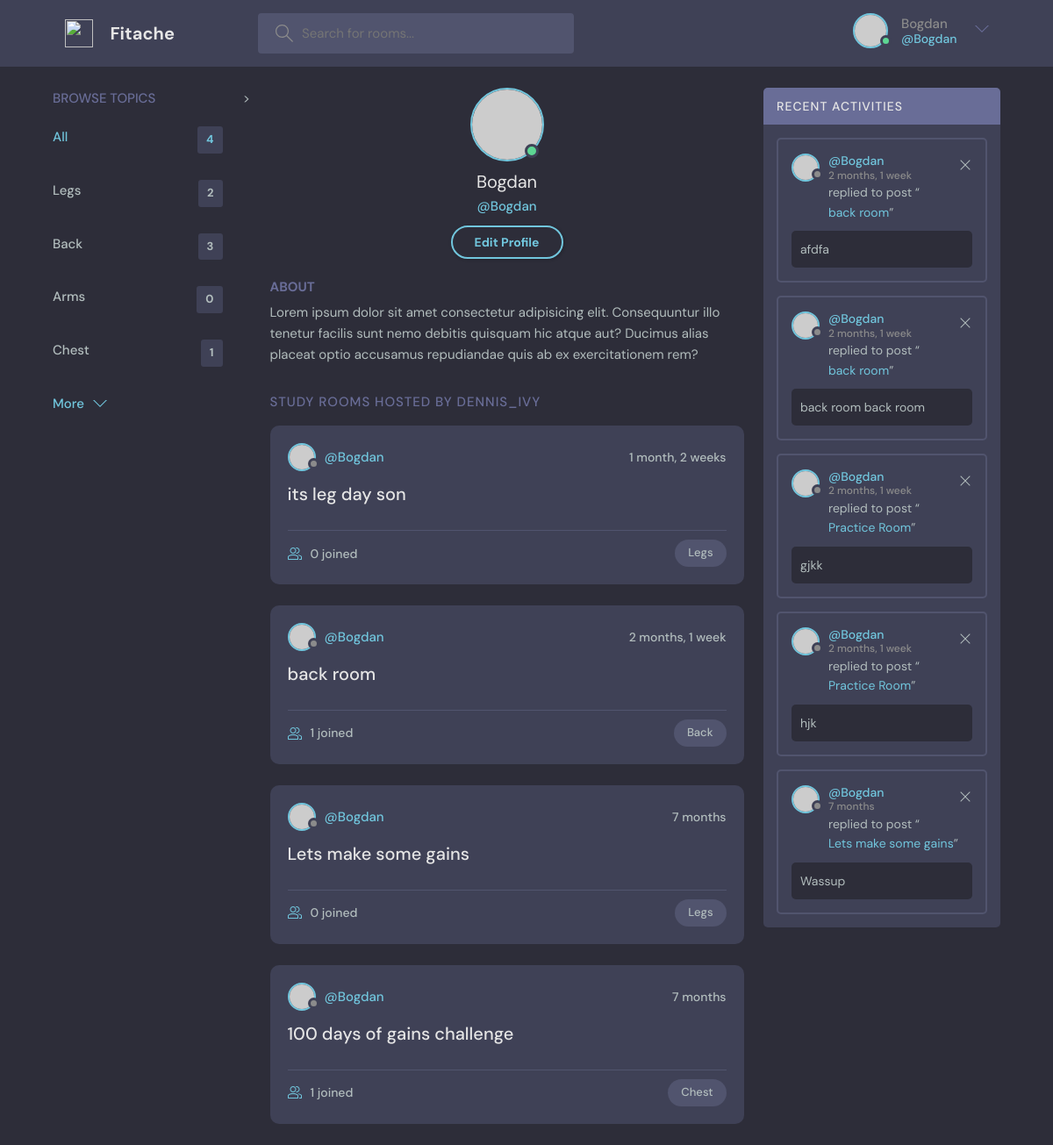
/profile/1 (signed in), run on an earlier commit of the app's database.
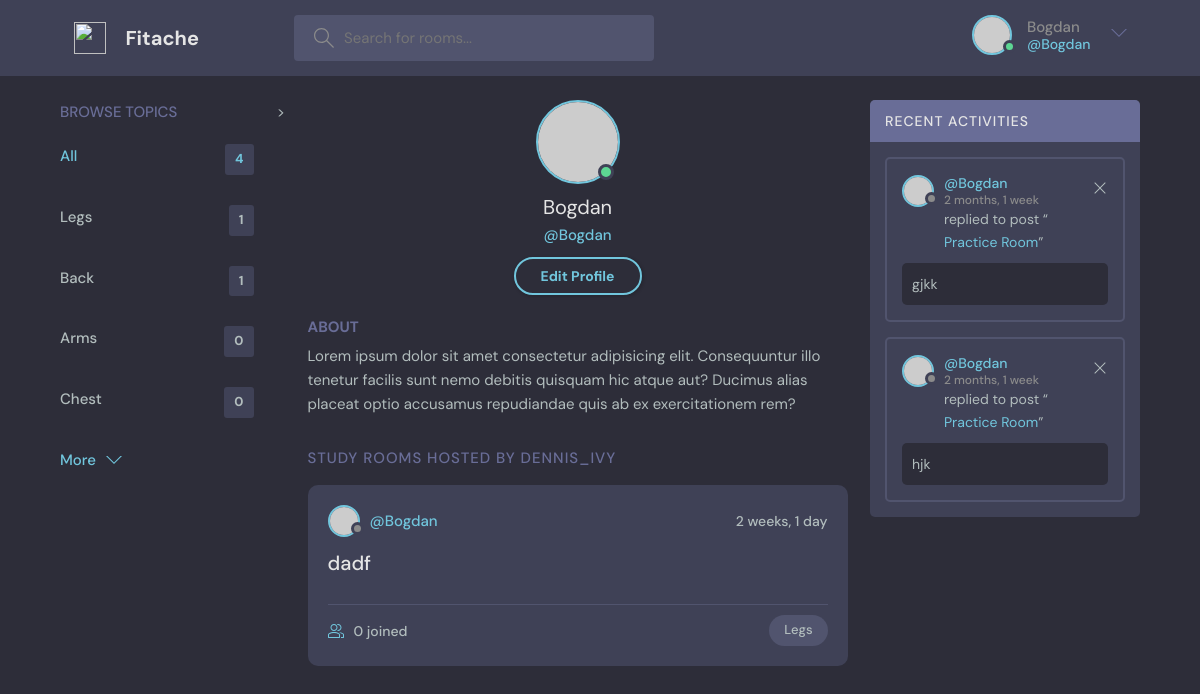
And on a later commit of the database.
### base/models.py (models this page shows, shortened)
class Topic(models.Model):
  name = models.CharField(max_length=200)

class Room(models.Model):
  host =  models.ForeignKey(User, on_delete = models.SET_NULL, null = True)
  topic = models.ForeignKey(Topic, on_delete = models.SET_NULL, null = True)
  name = models.CharField(max_length=200) #max_length required
  description = models.TextField(null = True, blank = True) #null is default False , true means it can be blank
  participants = models.ManyToManyField(User, related_name='participants', blank=True) #related name needed because we already use User above
  updated = models.DateTimeField(auto_now=True) #when save is called, take timestamp
  created = models.DateTimeField(auto_now_add=True) #takes timestamp when created
  class Meta:
    ordering = ['-updated', '-created'] #dash creates it in descending order

class Message(models.Model):
  user = models.ForeignKey(User, on_delete=models.CASCADE)
  room = models.ForeignKey(Room, on_delete = models.CASCADE ) #when room gets deleted, all children get deleted
  body = models.TextField()
  updated = models.DateTimeField(auto_now=True) #when save is called, take timestamp
  created = models.DateTimeField(auto_now_add=True) #takes timestamp when created
  class Meta:
    ordering = ['-updated', '-created'] #dash creates it in descending order

### base/views.py (the view)
def userProfile(request, pk): #pk = primary key
    user = User.objects.get(id=pk) #gets user by id
    rooms = user.room_set.all() # gets all the child rooms of user by using the '(child)_set.all()'
    room_messages = user.message_set.all()
    topics = Topic.objects.all()
    context = {'user' : user, 'rooms' : rooms, 'room_messages' : room_messages, 'topics' : topics}
    return render(request, 'base/profile.html', context)

### base/templates/base/profile.html
{% extends 'main.html' %}
{% block content %}
  <main class="profile-page layout layout--3">
    <div class="container">
      {% include 'base/topics_component.html' %}>
      <div class="roomList">
        <div class="profile">
          <div class="profile__avatar">
            <div class="avatar avatar--large active">
              <img src="https://randomuser.me/api/portraits/men/11.jpg" />
            </div>
          </div>
          <div class="profile__info">
            <h3>{{ user.username }}</h3>
            <p>@{{ user.username }}</p>
            <a href="#" class="btn btn--main btn--pill">Edit Profile</a>
          </div>
          <div class="profile__about">
            <h3>About</h3>
            <p>
              Lorem ipsum dolor sit amet consectetur adipisicing elit. Consequuntur illo tenetur
              facilis sunt nemo debitis quisquam hic atque aut? Ducimus alias placeat optio
              accusamus repudiandae quis ab ex exercitationem rem?
            </p>
          </div>
        </div>
        <div class="roomList__header">
          <div>
            <h2>Study Rooms Hosted by dennis_ivy</a>
            </h2>
          </div>
        </div>
        {% include 'base/feed_component.html' %}
      </div>
      {% include 'base/activity_component.html' %}
    </div>
  </main>
{% endblock content %}

### templates/main.html (shortened to what this page needs)
<!DOCTYPE html>
{% load static %}
<html lang="en">
  <head>
    <link rel="stylesheet" href="{% static 'styles/style.css' %}" />
  </head>
  <body>
    {% include 'navbar.html' %}
    {% block content %}
    {% endblock content %}
  </body>
</html>

### templates/navbar.html (shortened to what this page needs)
<header class="header header--loggedIn">
  <div class="container">
    <a href="{% url 'home' %}" class="header__logo">
      <img src="assets/logo.svg" />
      <h1>Fitache</h1>
    </a>
    <form class="header__search" method = "GET" action = "{% url 'home' %}">
      <label>
        <input name = "q" placeholder="Search for rooms..." />
      </label>
    </form>
    <nav class="header__menu">
      {% if request.user.is_authenticated %}
      <div class="header__user">
        <a href="profile.html">
          <div class="avatar avatar--medium active">
            <img src="https://randomuser.me/api/portraits/men/37.jpg" />
          </div>
          <p>{{request.user.username}} <span>@{{request.user.username}}</span></p>
        </a>
        <button class="dropdown-button">
          <svg
            version="1.1"
            xmlns="http://www.w3.org/2000/svg"
            width="32"
            height="32"
            viewBox="0 0 32 32"
          >
            <title>chevron-down</title>
            <path d="M16 21l-13-13h-3l16 16 16-16h-3l-13 13z"></path>
          </svg>
        </button>
      </div>
      {% else %}
      <a href="{% url 'login' %}">
        <img src="./assets/avatar.svg" />
        <p>Login</p>
      </a>
      {% endif %}
    </nav>
  </div>
</header>

### base/templates/base/topics_component.html
<div class="topics">
  <div class="topics__header">
    <h2>Browse Topics</h2>
  </div>
  <ul class="topics__list">
    <li>
      <a href="{% url 'home' %}" class="active">All <span>{{ topics.count }}</span></a>
    </li>
    {% for topic in topics  %}
    <li>
      <a href="{% url 'home' %}?q={{topic.name}}">{{topic.name}} <span>{{topic.room_set.all.count}}</span></a>
    </li>
    {% endfor %}
  </ul>
  <a class="btn btn--link" href="topics.html">
    More
    <svg version="1.1" xmlns="http://www.w3.org/2000/svg" width="32" height="32" viewBox="0 0 32 32">
      <title>chevron-down</title>
      <path d="M16 21l-13-13h-3l16 16 16-16h-3l-13 13z"></path>
    </svg>
  </a>
</div>

### base/templates/base/feed_component.html (shortened to what this page needs)
{% for room in rooms %}
<div class="roomListRoom">
  <div class="roomListRoom__header">
    <a href="{% url 'user-profile' room.host.id %}" class="roomListRoom__author">
      <div class="avatar avatar--small">
        <img src="https://randomuser.me/api/portraits/women/11.jpg" />
      </div>
      <span>@{{ room.host.username }}</span>
    </a>
    <div class="roomListRoom__actions">
      <span>{{ room.created|timesince }}</span>
    </div>
  </div>
  <div class="roomListRoom__content">
    <a href="{% url 'room' room.id %}"> {{room.name}} </a>
  </div>
  <div class="roomListRoom__meta">
    <a href="{% url 'room' room.id %}" class="roomListRoom__joined">
      {{ room.participants.all.count }} joined
    </a>
    <p class="roomListRoom__topic">{{ room.topic.name }}</p>
  </div>
</div>
{% endfor %}

### base/templates/base/activity_component.html
<div class="activities">
  <div class="activities__header">
    <h2>Recent Activities</h2>
  </div>
  {% for message in room_messages %}
  <div class="activities__box">
    <div class="activities__boxHeader roomListRoom__header">
      <a href="{% url 'user-profile' message.user.id %}" class="roomListRoom__author">
        <div class="avatar avatar--small">
          <img src="https://randomuser.me/api/portraits/women/11.jpg" />
        </div>
        <p>
          @{{message.user}}
          <span> {{ message.created|timesince }}</span>
        </p>
      </a>
      {% if request.user == message.user %}
      <div class="roomListRoom__actions">
        <a href="{% url 'delete-message' message.id %}">
          <svg version="1.1" xmlns="http://www.w3.org/2000/svg" width="32" height="32" viewBox="0 0 32 32">
            <title>remove</title>
            <path
              d="M27.314 6.019l-1.333-1.333-9.98 9.981-9.981-9.981-1.333 1.333 9.981 9.981-9.981 9.98 1.333 1.333 9.981-9.98 9.98 9.98 1.333-1.333-9.98-9.98 9.98-9.981z"
            ></path>
          </svg>
        </a>
      </div>
      {% endif %}
    </div>
    <div class="activities__boxContent">
      <p>replied to post “<a href="{% url 'room' message.room.id %}">{{message.room.name}}</a>”</p>
      <div class="activities__boxRoomContent">
        {{message.body}}
      </div>
    </div>
  </div>
  {% endfor %}
</div>

What changed in the data, as far as the page shows it:
removed Room: host.username "Bogdan", created "1 month, 2 weeks", name "its leg day son", participants.all.count "0", topic.name "Legs"
removed Room: host.username "Bogdan", created "2 months, 1 week", name "back room", participants.all.count "1", topic.name "Back"
removed Room: host.username "Bogdan", created "7 months", name "Lets make some gains", participants.all.count "0", topic.name "Legs"
removed Room: host.username "Bogdan", created "7 months", name "100 days of gains challenge", participants.all.count "1", topic.name "Chest"
removed Message: user "Bogdan", created "2 months, 1 week", room.name "back room", body "afdfa"
removed Message: user "Bogdan", created "2 months, 1 week", room.name "back room", body "back room back room"
removed Message: user "Bogdan", created "7 months", room.name "Lets make some gains", body "Wassup"
computed for Topic "Legs": room_set.all.count "2" → "1"
computed for Topic "Back": room_set.all.count "3" → "1"
computed for Topic "Chest": room_set.all.count "1" → "0"
added Room: host.username "Bogdan", created "2 weeks, 1 day", name "dadf", participants.all.count "0", topic.name "Legs"
